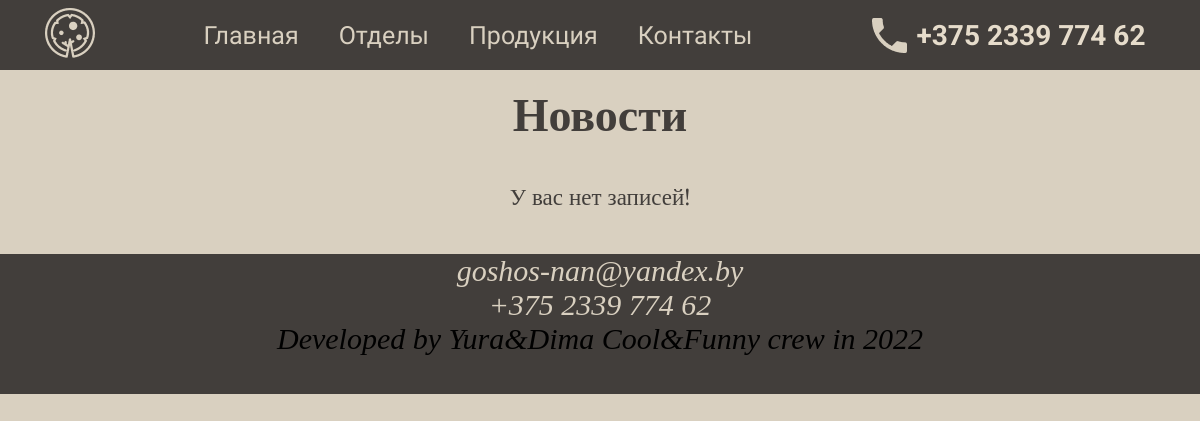
Before: /news/ with the older database file.
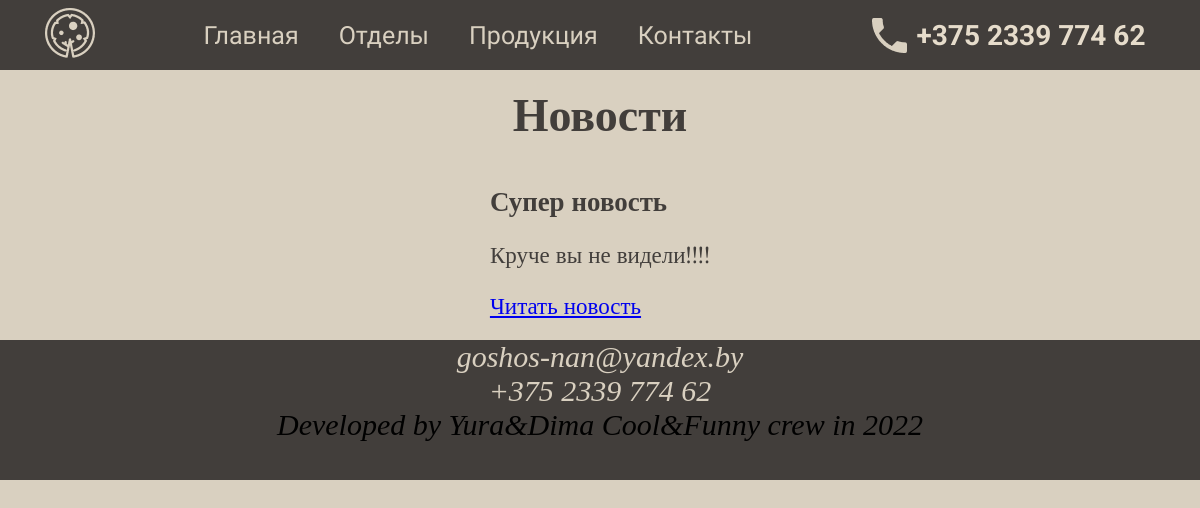
After: the same page with the newer database file.
### news/models.py (models this page shows, shortened)
class Articles(models.Model):
    title = models.CharField('Название', max_length=100)
    anons = models.CharField('Анонс', max_length=250)
    text = models.TextField('Статья')
    date = models.DateTimeField('Дата публикации', auto_now_add=True)
    class Meta:
        verbose_name = 'Новость'
        verbose_name_plural = 'Новости'
        ordering = ['-date']

### news/views.py (the view)
# urls.py: path('', views.news, name='news'),
def news(request):
    news = Articles.objects.order_by('-date')
    return render(request, 'news/news.html', {'news':news})

### templates/news/news.html (shortened to what this page needs)
{% extends 'main/base.html' %}
{% block content %}
    <div class="features">
        <h1>Новости</h1>
    {% if news %}
        {% for el in news %}
            <div class="alert alert-warning">
                <h3>{{ el.title }}</h3>
                <p>{{ el.anons }}</p>
                <a href="{% url 'news-detail' el.id %}" class="btn btn-warning">Читать новость</a>
            </div>
        {% endfor %}
    {% else %}
        <p>У вас нет записей!</p>
    {% endif %}
    </div>
{% endblock %}

Changed rows visible on the page:
added Articles: title "Супер новость", anons "Круче вы не видели!!!!"
Other visible differences:
text no longer shown: "У вас нет записей!"
